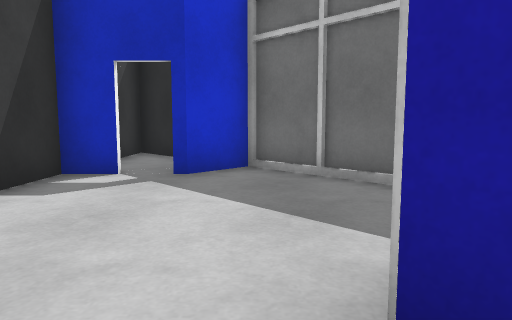
view 1 (above)

17 first-person views from a walk through a world built for the Gazebo simulator. The camera is 0.94 m above the floor, tilts 6° down and sees 70° across. The floor is counted in squares, 1 m on a side. Each view is taken from the middle of a square. On the plan, view 1 faces up. The plan holds only what a view shows up to about 13 squares ahead; the rest is blank.

view 2
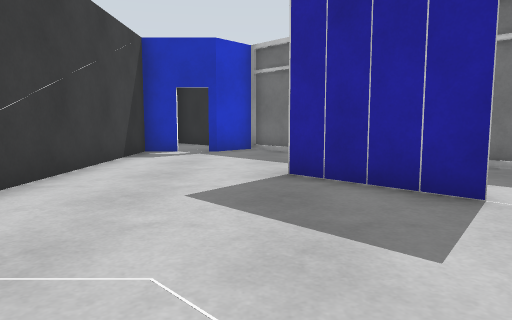

view 3
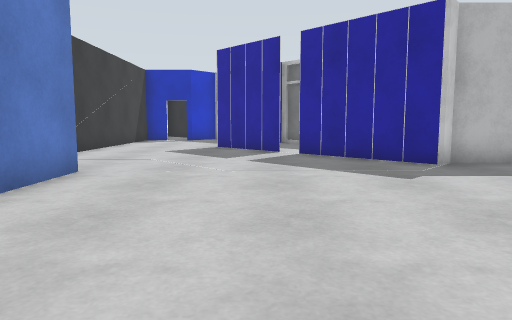

view 4
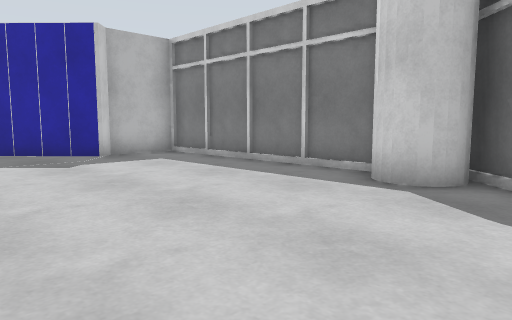

view 5
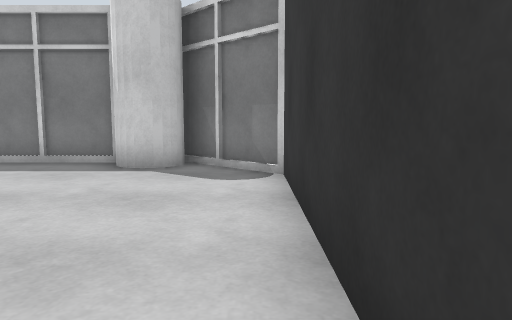

view 6
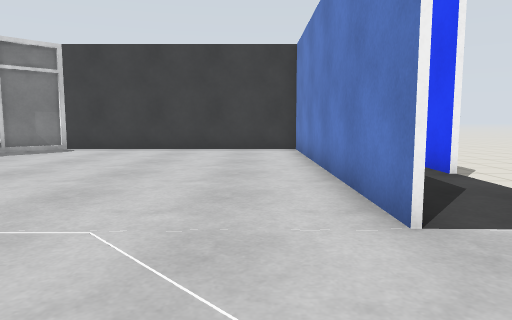

view 7
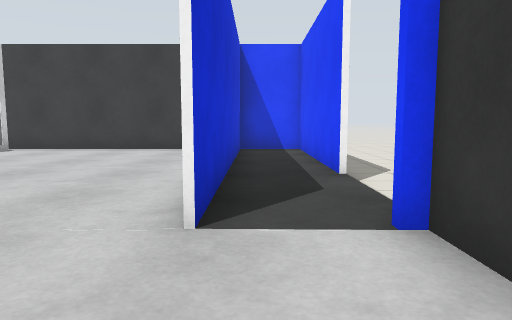

view 8
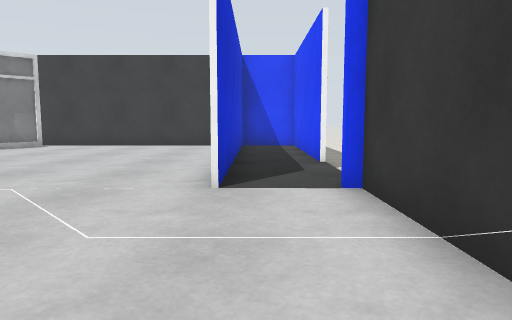

view 9
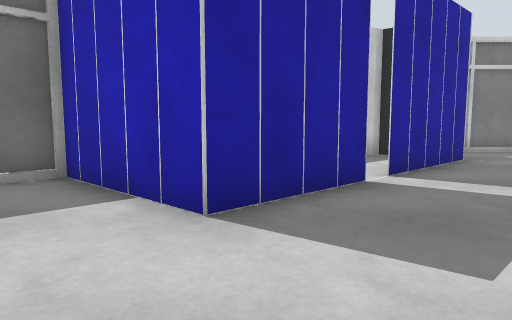

view 10
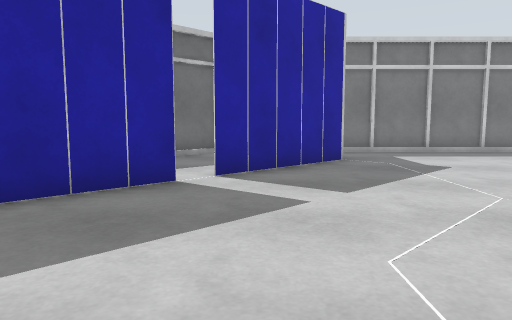

view 11
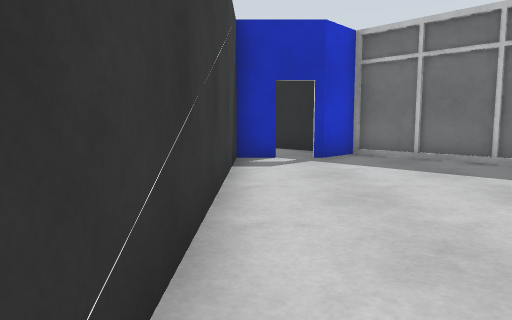

view 12
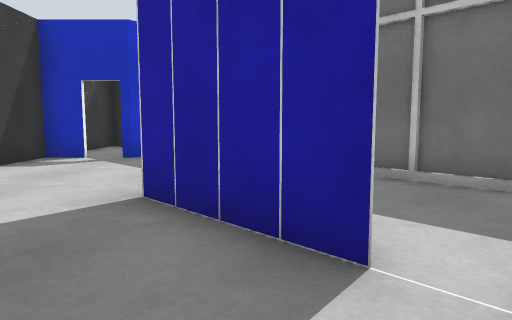

view 13
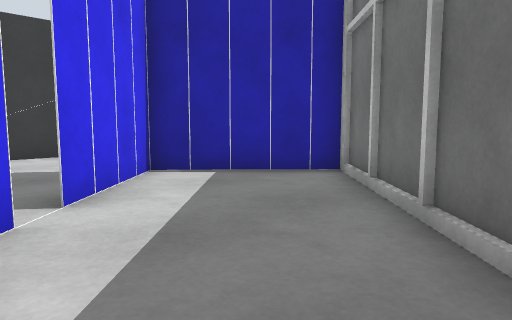

view 14
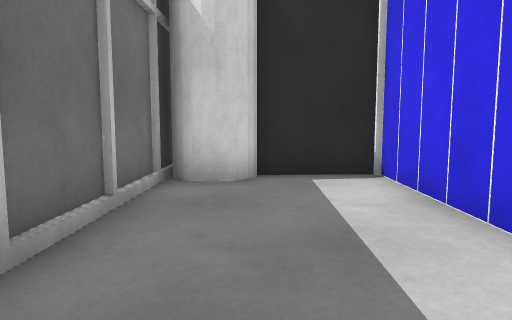

view 15
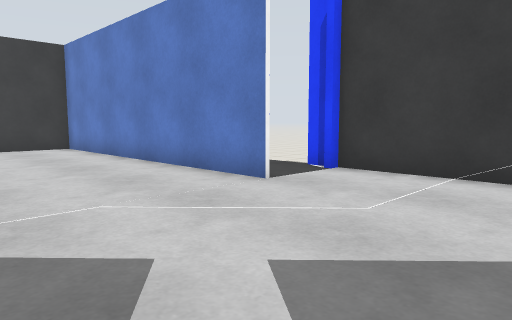

view 16
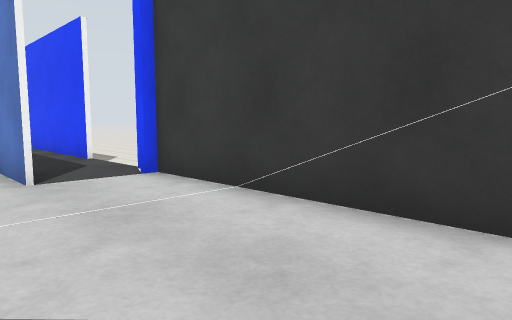

view 17
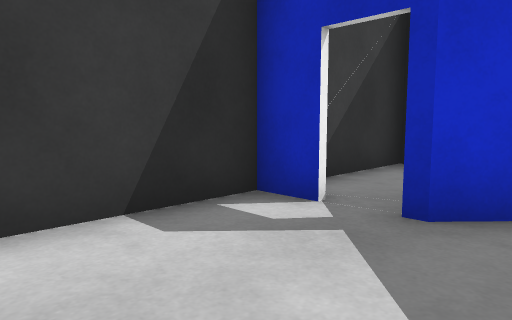

### Floor plan
Points are (right, up) in squares from view 1. A wall is a line through its corners. A room is listed if a view was taken in it or the views show most of it. See-through windows are left out.
Room 1 (views 1, 2, 3, 4, 5, 6, 7, 8, 9, 10, 11, 12, 15, 16, 17)
walls: (-1.4, -5.1) (-1.4, -14.5); (2.8, -0.8) (0.6, 1.5) (3.3, 4.4); (8.5, -10.9) (8.5, -3.8) (6.4, -3.8) (6, -4.2) (3.2, -1.2) (3.9, -1.9); (3, 4.5) (-0.1, 7.7) (-1.3, 6.5); (-1, -14.5) (6.6, -14.5) (8.8, -12.2); (-2.4, 6.5) (-3.5, 6.5) (-3.5, -4.5)
ways out: opening at (3.5, -1) to room 2; opening at (-2, 8) to room 3; opening at (-2, -6)
Room 2 (views 13, 14)
walls: (3.9, -1.9) (6, -4.1) (7.6, -2.5); (8.5, -1.3) (3, 4.5); (3.2, 4.3) (0.6, 1.5) (2.8, -0.8)
ways out: opening at (3.5, -1) to room 1
Room 3 (no view inside)
walls: (-1.1, 8.7) (-3.5, 11.3) (-3.5, 8.1)
ways out: opening at (-2, 8) to room 1

Positions as (right, up) in squares from view 1, and headings:
1: (0, 0), facing up
2: (0, -5), facing up
3: (2, -12), facing up
4: (2, -14), facing up-right
5: (0, -14), facing right
6: (0, -2), facing down
7: (-2, -2), facing down
8: (-2, 0), facing down
9: (-3, 1), facing right
10: (-3, -2), facing right
11: (-3, -3), facing up
12: (2, -3), facing up
13: (7, -2), facing up-left
14: (3, 2), facing down-right
15: (3, -1), facing down-left
16: (0, 1), facing down-left
17: (0, 3), facing up-left
